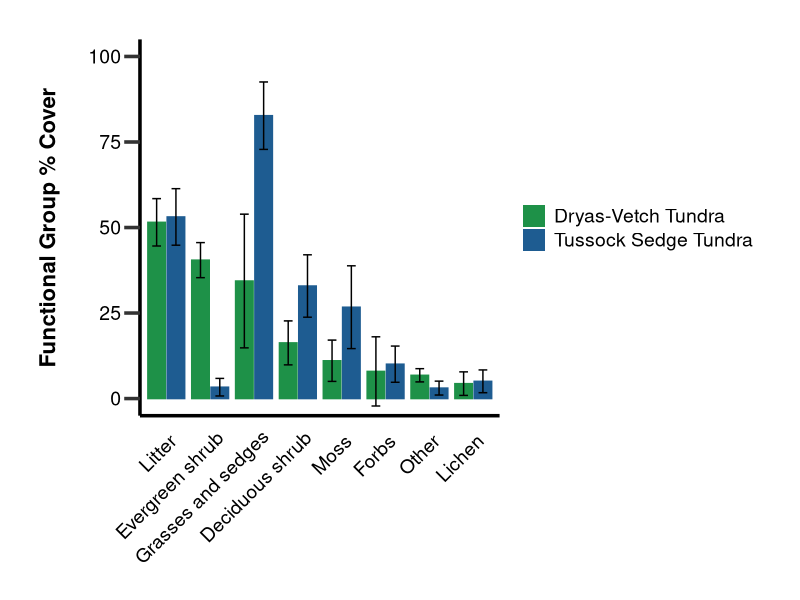
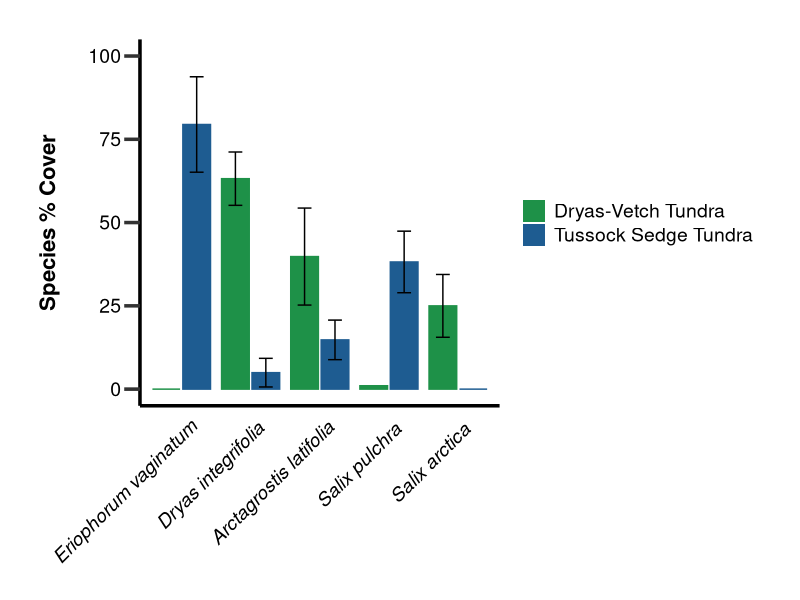
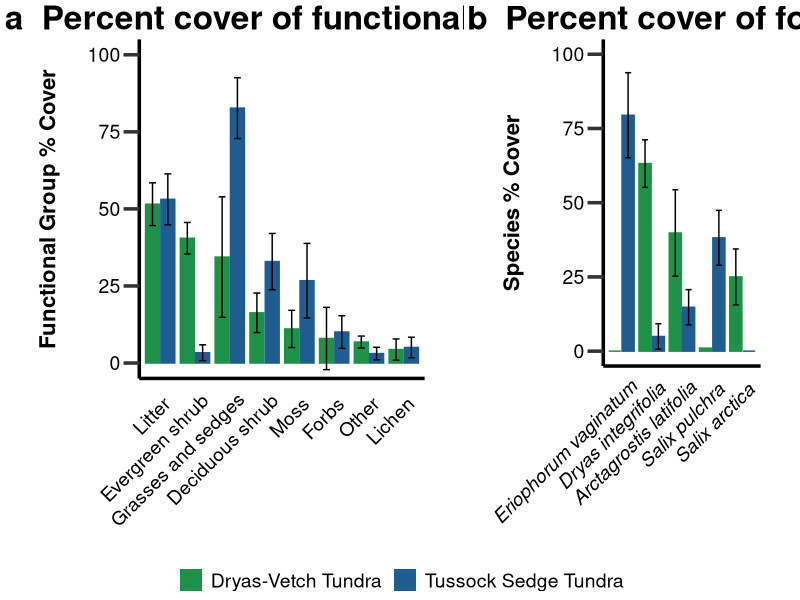

Recreate these plots in R, in order.
# Phenology Time-Series Script of Plant Composition
# Isla Myers-Smith 1st September 2020

# Dependencies
library(tidyverse)
library(ggpubr)

data <- read.csv("data/plant_cover/qhi_cover_ITEX_1999_2017.csv")

data2 <- data %>%
  filter(year > 2015, !is.na(gfnarrowarft)) %>%
  mutate(subsite = dplyr::recode(
    sub_name, 
    'QHI:HE' = "Tussock Sedge Tundra", 
    'QHI:KO' = "Dryas-Vetch Tundra")) %>%
  rename(species = name) %>% 
  mutate(functional_group = dplyr::recode(
    gfnarrowarft, 
    'OTHER' = "Other", 
    'ROCK' = "Other", 
    'WATER' = "Other", 
    'SOIL' = "Other", 
    'DUNG' = "Other", 
    'FUNGI' = "Other", 
    'FUNGUS' = "Other",
    'FORBSV' = "Forbs", 
    'ESHRUB' = "Evergreen shrub", 
    'DSHRUB' = "Deciduous shrub", 
    'GRAMINOID' = "Grasses and sedges", 
    'LICHEN' = 'Lichen', 
    'MOSS' = "Moss", 
    'SHRUBU' = "Deciduous shrub",
    'SHRUB' = "Other vegetation", 
    'LIVER' = "Other vegetation", 
    'LITTER' = "Litter"))

data3 <- data2 %>%
  filter(functional_group != "Other vegetation") %>%
  group_by(year, subsite, plot, functional_group) %>%
  summarise(plot_cover = sum(cover)) %>%
  ungroup() %>%
  mutate(plot_cover_max = max(plot_cover), 
         plot_cover_100 = (plot_cover/plot_cover_max)*100)

data4 <- data3 %>% 
  group_by(year, subsite, functional_group) %>% 
  summarise(mean_cover = mean(plot_cover_100), 
            sd_cover = sd(plot_cover_100)) %>% 
  group_by(subsite, functional_group) %>% 
  summarise(mean_cover2 = mean(mean_cover), 
            sd_cover2 = mean(sd_cover)) %>% 
  mutate(functional_group = fct_reorder(functional_group, -mean_cover2))

# figure

# Set y axis label and colour colour
y_label_colour <- "black"

# Adjust visibility of axis labels according to plot positions
x.axis.text.colour <- "black"
y.axis.text.colour <- "black"

# plot a

(composition_plot <- ggplot(data4) +
    geom_col(aes(x = functional_group, 
                 y = mean_cover2, 
                 colour = subsite,
                 fill = subsite,
                 group = subsite),
             width = 0.8,
             position = position_dodge(0.88)) +
    geom_errorbar(aes(x = functional_group,
                      ymin = mean_cover2 - sd_cover2,
                      ymax = mean_cover2 + sd_cover2,
                      colour = subsite,
                      group = subsite),
                  width = 0.4,
                  position = position_dodge(0.88),
                  colour = "black") +
    #annotate("text", x = 2.3, y = 100, label = "A. Percent cover of functional groups", size = 6) +
    scale_colour_manual(values = c("#1e9148FF", "#1e5c91FF")) +
    scale_fill_manual(values = c("#1e9148FF", "#1e5c91FF")) +
    coord_cartesian(ylim = c(0,100)) +
    labs(fill = "", colour = "") +
    ylab("Functional Group % Cover\n") +
    xlab("") +
    guides(fill = guide_legend(title = NULL),
           colour = "none") +
    theme_bw() +
    theme(
      panel.border = element_blank(),
      panel.grid.major = element_blank(),
      panel.grid.minor = element_blank(),
      plot.margin = margin(1, 1, 0, 1, "cm"),
      axis.line = element_line(colour = "black", size = 1.2),
      axis.title = element_text(size = 16, 
                                face = "bold", 
                                colour = y_label_colour),
      axis.text.x = element_text(size = 14, 
                                 colour = x.axis.text.colour,
                                 angle = 45,
                                 hjust= 0.95,
                                 vjust= 1),
      axis.text.y = element_text(size = 14, colour = y.axis.text.colour),
      axis.ticks = element_line(size = 1.2),
      axis.ticks.length = unit(0.4, "cm"),
      axis.ticks.x = element_blank(),
      legend.title = element_text(size = 16, colour = x.axis.text.colour),
      legend.text = element_text(size = 14, colour = x.axis.text.colour)))

# plot b

data5 <- data2 %>%
  filter(functional_group != "Other vegetation") %>%
  filter(species == "Arctagrostis latifolia" | 
           species == "Dryas integrifolia" |
           species == "Eriophorum vaginatum" | 
           species == "Salix arctica" | 
           species == "Salix pulchra") %>% 
  group_by(year, subsite, plot, species) %>%
  summarise(plot_cover = mean(cover)) %>%
  ungroup() %>%
  mutate(plot_cover_max = max(plot_cover), 
         plot_cover_100 = (plot_cover/plot_cover_max)*100)

data6 <- data5 %>%
  group_by(year, subsite, species) %>% 
  summarise(mean_cover = mean(plot_cover_100), 
            sd_cover = sd(plot_cover_100)) %>% 
  group_by(subsite, species) %>% 
  summarise(mean_cover2 = mean(mean_cover), 
            sd_cover2 = mean(sd_cover)) %>% 
  ungroup() %>% 
  add_row(subsite = "Tussock Sedge Tundra", 
          species = "Salix arctica",
          mean_cover2 = 0, 
          sd_cover2 = NA) %>% 
  add_row(subsite = "Dryas-Vetch Tundra", 
          species = "Eriophorum vaginatum", 
          mean_cover2 = 0, 
          sd_cover2 = NA) %>% 
  mutate(species = fct_reorder(species, -mean_cover2))

(species_plot <- ggplot(data6) +
    geom_col(aes(x = species, 
                 y = mean_cover2, 
                 colour = subsite,
                 fill = subsite,
                 group = subsite),
             width = 0.8,
             position = position_dodge(0.88)) +
    geom_errorbar(aes(x = species,
                      ymin = mean_cover2 - sd_cover2,
                      ymax = mean_cover2 + sd_cover2,
                      colour = subsite,
                      group = subsite),
                  width = 0.4,
                  position = position_dodge(0.88),
                  colour = "black") +
    #annotate("text", x = 2.3, y = 100, label = "B. Percent cover of focal species", size = 6) +
    scale_colour_manual(values = c("#1e9148FF", "#1e5c91FF")) +
    scale_fill_manual(values = c("#1e9148FF", "#1e5c91FF")) +
    coord_cartesian(ylim = c(0,100)) +
    ylab("Species % Cover\n") +
    xlab("") +
    guides(fill = guide_legend(title = NULL),
           colour = "none") +
    theme_bw() +
    theme(
      panel.border = element_blank(),
      panel.grid.major = element_blank(),
      panel.grid.minor = element_blank(),
      plot.margin = margin(1, 1, 0, 1, "cm"),
      axis.line = element_line(colour = "black", size = 1.2),
      axis.title = element_text(size = 16, 
                                face = "bold", 
                                colour = y_label_colour),
      axis.text.x = element_text(size = 14, 
                                 colour = x.axis.text.colour,
                                 angle = 45,
                                 hjust= 0.95,
                                 vjust= 1,
                                 face = "italic"),
      axis.text.y = element_text(size = 14, colour = y.axis.text.colour),
      axis.ticks = element_line(size = 1.2),
      axis.ticks.length = unit(0.4, "cm"),
      axis.ticks.x = element_blank(),
      legend.title = element_text(size = 16, colour = x.axis.text.colour),
      legend.text = element_text(size = 14, colour = x.axis.text.colour)))

figure <- ggarrange(
  composition_plot, 
  species_plot, 
  ncol = 2, 
  nrow = 1, 
  widths = c(0.58, 0.42), 
  labels=c("a  Percent cover of functional groups",
           "b  Percent cover of focal species"),
  font.label = list(size = 24),
  label.x = 0.01,
  label.y = 0.99,
  vjust = c(1, 1), 
  hjust = c(0, 0),
  common.legend = TRUE,
  legend = "bottom") 

ggsave("Figures/fig_s1_plant_cover/fig_s1_plant_cover.png", 
       figure, width = 14, height = 8)
